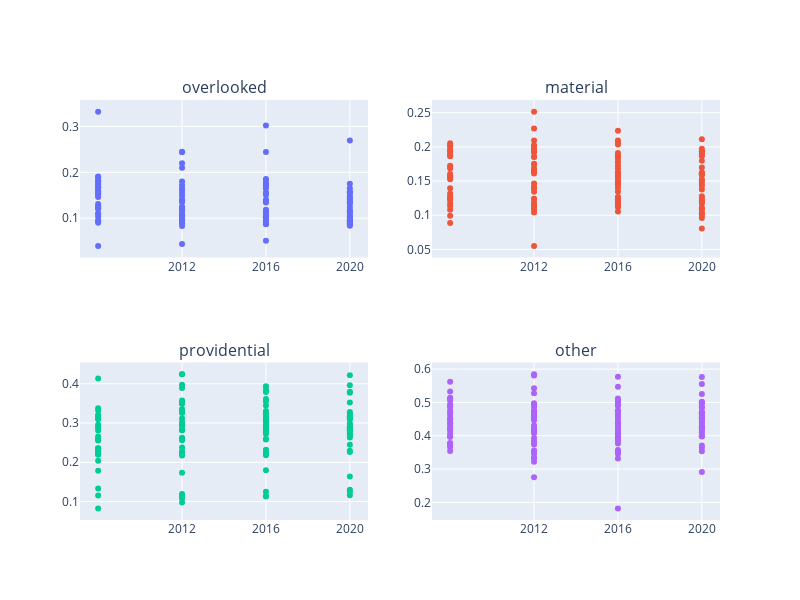

The cell this chart's notebook holds for it:
### Markdown cell above
## Removing outliers

### Code cell
create_scatter_plots_grid(foundational_df_no_transformations, 'TIME_PERIOD', ['overlooked', 'material', 'providential', 'other'], time_periods)

### Figure 1 — Plotly figure (JSON) as saved in the notebook; plotly's stock layout.template omitted (floating-point values rounded to 4 significant figures; data arrays with more than 128 entries replaced by an {"elided": "..."} marker saying what was removed)
{"data": [{"hovertext": {"elided": "131 str values"}, "mode": "markers", "name": "overlooked", "type": "scatter", "x": {"elided": "131 int values"}, "xaxis": "x", "y": {"elided": "131 float values"}, "yaxis": "y"}, {"hovertext": {"elided": "131 str values"}, "mode": "markers", "name": "material", "type": "scatter", "x": {"elided": "131 int values"}, "xaxis": "x2", "y": {"elided": "131 float values"}, "yaxis": "y2"}, {"hovertext": {"elided": "131 str values"}, "mode": "markers", "name": "providential", "type": "scatter", "x": {"elided": "131 int values"}, "xaxis": "x3", "y": {"elided": "131 float values"}, "yaxis": "y3"}, {"hovertext": {"elided": "131 str values"}, "mode": "markers", "name": "other", "type": "scatter", "x": {"elided": "131 int values"}, "xaxis": "x4", "y": {"elided": "131 float values"}, "yaxis": "y4"}], "layout": {"annotations": [{"font": {"size": 16}, "showarrow": false, "text": "overlooked", "x": 0.225, "xanchor": "center", "xref": "paper", "y": 1, "yanchor": "bottom", "yref": "paper"}, {"font": {"size": 16}, "showarrow": false, "text": "material", "x": 0.775, "xanchor": "center", "xref": "paper", "y": 1, "yanchor": "bottom", "yref": "paper"}, {"font": {"size": 16}, "showarrow": false, "text": "providential", "x": 0.225, "xanchor": "center", "xref": "paper", "y": 0.375, "yanchor": "bottom", "yref": "paper"}, {"font": {"size": 16}, "showarrow": false, "text": "other", "x": 0.775, "xanchor": "center", "xref": "paper", "y": 0.375, "yanchor": "bottom", "yref": "paper"}], "height": 600, "showlegend": false, "width": 800, "xaxis": {"anchor": "y", "domain": [0, 0.45], "tickvals": [2012, 2016, 2020]}, "xaxis2": {"anchor": "y2", "domain": [0.55, 1], "tickvals": [2012, 2016, 2020]}, "xaxis3": {"anchor": "y3", "domain": [0, 0.45], "tickvals": [2012, 2016, 2020]}, "xaxis4": {"anchor": "y4", "domain": [0.55, 1], "tickvals": [2012, 2016, 2020]}, "yaxis": {"anchor": "x", "domain": [0.625, 1]}, "yaxis2": {"anchor": "x2", "domain": [0.625, 1]}, "yaxis3": {"anchor": "x3", "domain": [0, 0.375]}, "yaxis4": {"anchor": "x4", "domain": [0, 0.375]}}}
